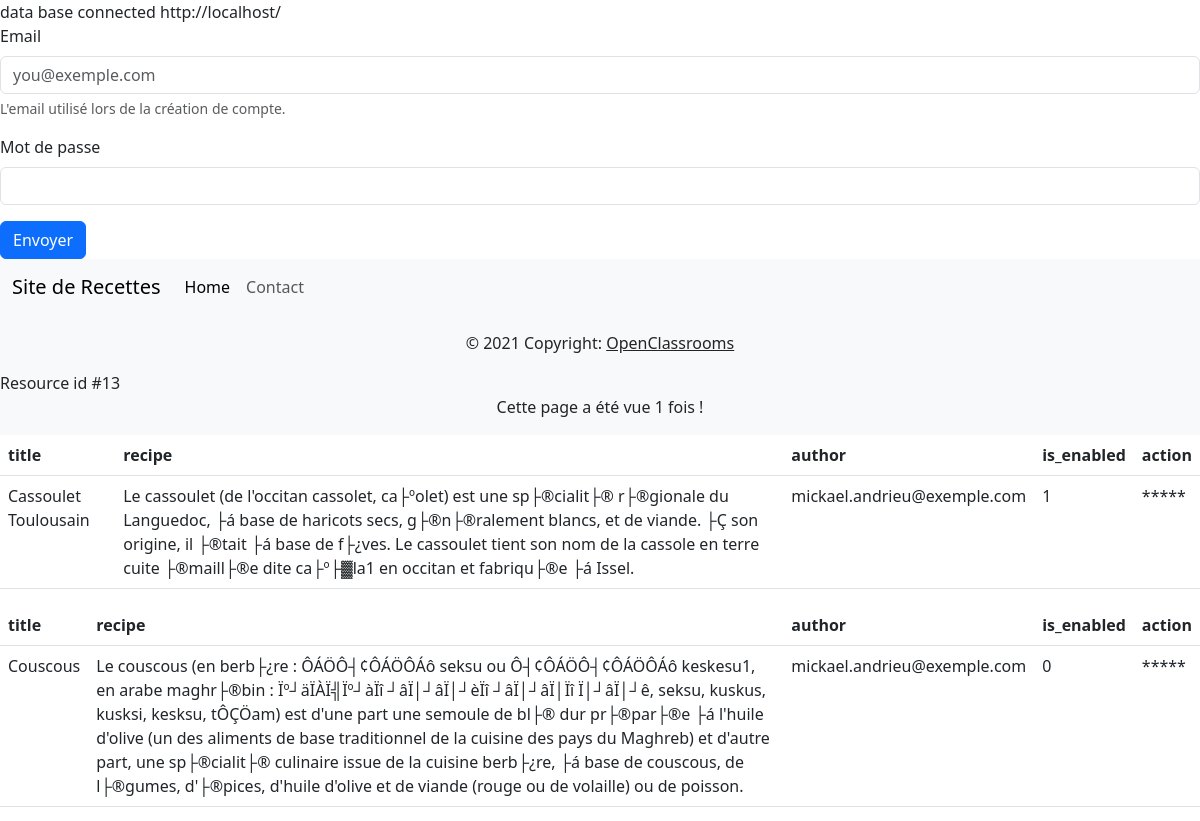
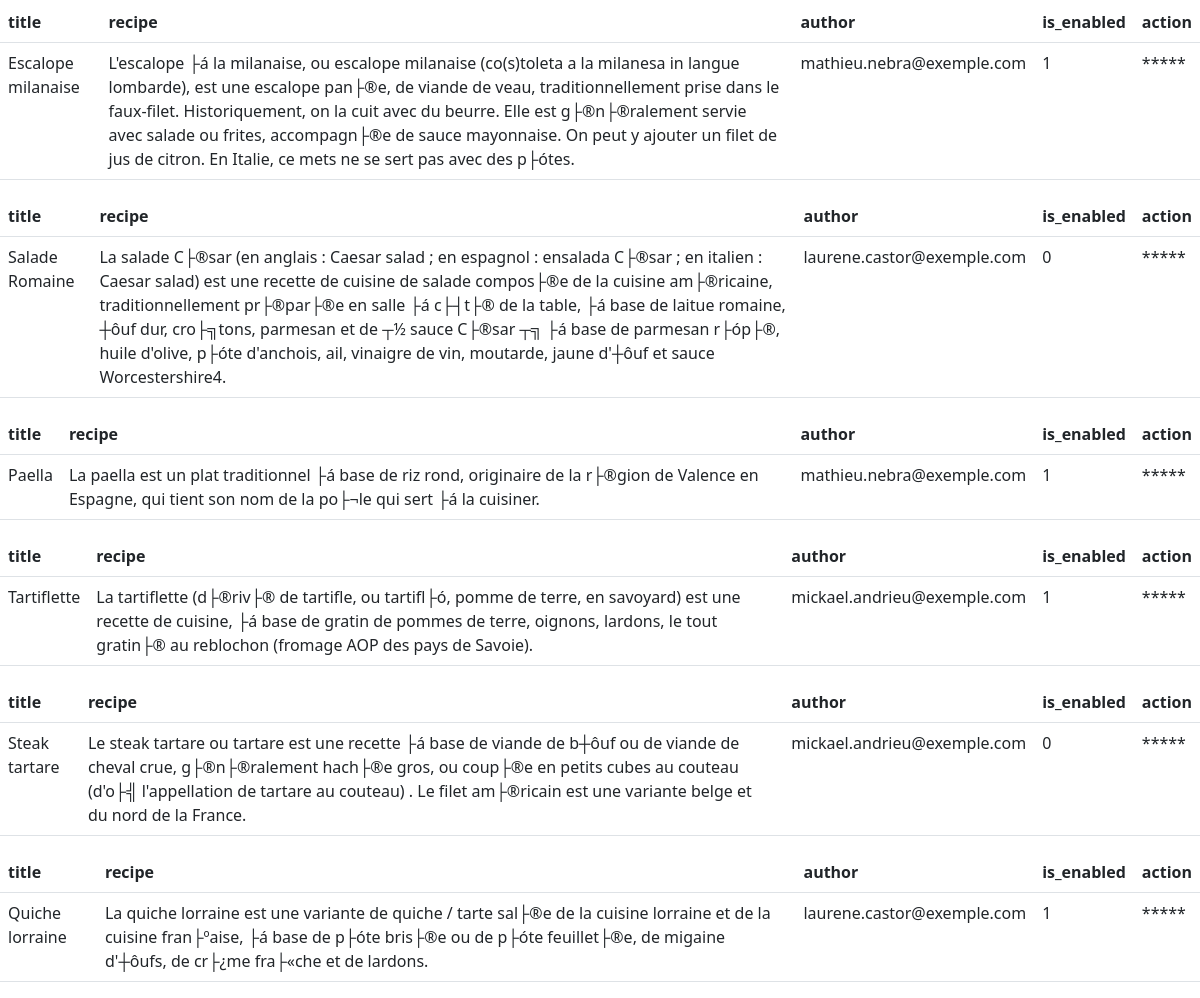
The app's page /home.php with its own data (2 pictures, top to bottom).
### tables this page shows
CREATE TABLE `recipes` (
  `recipe_id` int(11) NOT NULL,
  `title` varchar(128) NOT NULL,
  `recipe` text NOT NULL,
  `is_enabled` tinyint(1) NOT NULL,
  `author` varchar(512) NOT NULL
);

### home.php (the view, shortened to what this page needs)
<!DOCTYPE html>
<html>
<head>
    <link href="dist/css/bootstrap.min.css" rel="stylesheet">
</head>
<body class="d-flex flex-column min-vh-100">
    <?php include_once 'header.php';?>
    <?php include_once 'footer.php';?>
   <?php
   $sth = $mysqlClient->prepare("SELECT * FROM recipes");
   $sth->execute();
   $result = $sth->fetchAll();
    foreach ($result as $key => $value) {  ?>
        <table class="table">
  <thead>
    <tr>
      <th scope="col">title</th>
      <th scope="col">recipe</th>
      <th scope="col">author</th>
      <th scope="col">is_enabled</th>
      <th scope="col">action</th>
    </tr>
  </thead>
  <tbody>
    <tr>
      <td> <?php  echo"$value[title]" ?>  </td>
      <td>   <?php  echo"$value[recipe]" ?> </td>
      <td> <?php  echo"$value[author]" ?></td>
      <td> <?php  echo"$value[is_enabled]" ?></td>
      <td> <?php  echo"*****" ?></td>
    </tr>
  </tbody>
</table>
<?php  }?>
</body>
</html>

### config/cnx.php (shortened to what this page needs)
<?php
try {
    echo"data base connected";
} catch(Exception $exception) {
    die('Erreur : '.$exception->getMessage());
}

### variables.php (shortened to what this page needs)
<?php
$recipesStatement = $mysqlClient->prepare('SELECT * FROM recipes WHERE is_enabled is TRUE');
$recipesStatement->execute();
$recipes = $recipesStatement->fetchAll();
$rootPath = $_SERVER['DOCUMENT_ROOT'];
ECHO $rootUrl = (!empty($_SERVER['HTTPS']) ? 'https' : 'http') . '://' . $_SERVER['HTTP_HOST'] . '/';

### login.php (shortened to what this page needs)
<?php if(!isset($loggedUser)): ?>
<form action="home.php" method="post">
    <div class="mb-3">
        <label for="email" class="form-label">Email</label>
        <input type="email" class="form-control" id="email" name="email" aria-describedby="email-help" placeholder="you@exemple.com">
        <div id="email-help" class="form-text">L'email utilisé lors de la création de compte.</div>
    </div>
    <div class="mb-3">
        <label for="password" class="form-label">Mot de passe</label>
        <input type="password" class="form-control" id="password" name="password">
    </div>
    <button type="submit" class="btn btn-primary">Envoyer</button>
</form>
<?php else: ?>
    <div class="alert alert-success" role="alert">
        Bonjour <?php echo($loggedUser['email']); ?> !
    </div>
<?php endif; ?>

### header.php (shortened to what this page needs)
<?php
    include_once('config/cnx.php');
    include_once('variables.php');
    include_once('login.php');
?>
<nav class="navbar navbar-expand-lg navbar-light bg-light">
  <div class="container-fluid">
    <a class="navbar-brand" href="<?php echo 'home.php'; ?>">Site de Recettes</a>
    <div class="collapse navbar-collapse" id="navbarSupportedContent">
      <ul class="navbar-nav me-auto mb-2 mb-lg-0">
        <li class="nav-item">
          <a class="nav-link active" aria-current="page" href="<?php echo($rootUrl). 'app/home.php'; ?>">Home</a>
        </li>
        <li class="nav-item">
          <a class="nav-link" href="<?php echo($rootUrl).'app/contact.php'; ?>">Contact</a>
        </li>
      </ul>
    </div>
  </div>
</nav>

### footer.php
<footer class="bg-light text-center text-lg-start mt-auto">
  <div class="text-center p-3">
    © 2021 Copyright:
    <a class="text-dark" href="https://openclassrooms.com/">OpenClassrooms</a>
  </div>
  <?php include_once('viewed_pages.php'); ?>
</footer>

### viewed_pages.php (shortened to what this page needs)
<?php
$monfichier = fopen($rootPath.'/app/compteur.txt', 'r+');
echo"$monfichier";
$pages_vues = fgets($monfichier);
$pages_vues += 1;
echo('<p class="d-flex justify-content-center">Cette page a été vue ' . $pages_vues . ' fois !</p>');
?>

### records on screen
recipes: title "Cassoulet Toulousain", recipe "Le cassoulet (de l'occitan cassolet, ca├ºolet) est une sp├®cialit├® r├®gionale du Languedoc, ├á base de haricots secs, g├®n├®ralement blancs, et de viande. ├Ç son origine, il ├®tait ├á base de f├¿ves. Le cassoulet tient son nom de la cassole en terre cuite ├®maill├®e dite ca├º├▓la1 en occitan et fabriqu├®e ├á Issel.", author "mickael.andrieu@exemple.com", is_enabled "1"
recipes: title "Couscous", recipe "Le couscous (en berb├¿re : ÔÁÖÔ┤¢ÔÁÖÔÁô seksu ou Ô┤¢ÔÁÖÔ┤¢ÔÁÖÔÁô keskesu1, en arabe maghr├®bin : Ïº┘äÏÀÏ╣Ïº┘àÏî ┘âÏ│┘âÏ│┘èÏî ┘âÏ│┘âÏ│Ïî Ï│┘âÏ│┘ê, seksu, kuskus, kusksi, kesksu, tÔÇÖam) est d'une part une semoule de bl├® dur pr├®par├®e ├á l'huile d'olive (un des aliments de base traditionnel de la cuisine des pays du Maghreb) et d'autre part, une sp├®cialit├® culinaire issue de la cuisine berb├¿re, ├á base de couscous, de l├®gumes, d'├®pices, d'huile d'olive et de viande (rouge ou de volaille) ou de poisson.", author "mickael.andrieu@exemple.com", is_enabled "0"
recipes: title "Escalope milanaise", recipe "L'escalope ├á la milanaise, ou escalope milanaise (co(s)toleta a la milanesa in langue lombarde), est une escalope pan├®e, de viande de veau, traditionnellement prise dans le faux-filet. Historiquement, on la cuit avec du beurre. Elle est g├®n├®ralement servie avec salade ou frites, accompagn├®e de sauce mayonnaise. On peut y ajouter un filet de jus de citron. En Italie, ce mets ne se sert pas avec des p├ótes.", author "mathieu.nebra@exemple.com", is_enabled "1"
recipes: title "Salade Romaine", recipe "La salade C├®sar (en anglais : Caesar salad ; en espagnol : ensalada C├®sar ; en italien : Caesar salad) est une recette de cuisine de salade compos├®e de la cuisine am├®ricaine, traditionnellement pr├®par├®e en salle ├á c├┤t├® de la table, ├á base de laitue romaine, ┼ôuf dur, cro├╗tons, parmesan et de ┬½ sauce C├®sar ┬╗ ├á base de parmesan r├óp├®, huile d'olive, p├óte d'anchois, ail, vinaigre de vin, moutarde, jaune d'┼ôuf et sauce Worcestershire4.", author "laurene.castor@exemple.com", is_enabled "0"
recipes: title "Paella", recipe "La paella est un plat traditionnel ├á base de riz rond, originaire de la r├®gion de Valence en Espagne, qui tient son nom de la po├¬le qui sert ├á la cuisiner.", author "mathieu.nebra@exemple.com", is_enabled "1"
recipes: title "Tartiflette", recipe "La tartiflette (d├®riv├® de tartifle, ou tartifl├ó, pomme de terre, en savoyard) est une recette de cuisine, ├á base de gratin de pommes de terre, oignons, lardons, le tout gratin├® au reblochon (fromage AOP des pays de Savoie).", author "mickael.andrieu@exemple.com", is_enabled "1"
recipes: title "Steak tartare", recipe "Le steak tartare ou tartare est une recette ├á base de viande de b┼ôuf ou de viande de cheval crue, g├®n├®ralement hach├®e gros, ou coup├®e en petits cubes au couteau (d'o├╣ l'appellation de tartare au couteau) . Le filet am├®ricain est une variante belge et du nord de la France.", author "mickael.andrieu@exemple.com", is_enabled "0"
recipes: title "Quiche lorraine", recipe "La quiche lorraine est une variante de quiche / tarte sal├®e de la cuisine lorraine et de la cuisine fran├ºaise, ├á base de p├óte bris├®e ou de p├óte feuillet├®e, de migaine d'┼ôufs, de cr├¿me fra├«che et de lardons.", author "laurene.castor@exemple.com", is_enabled "1"

### other values on screen
$monfichier "Resource id #13"
$pages_vues "1"
